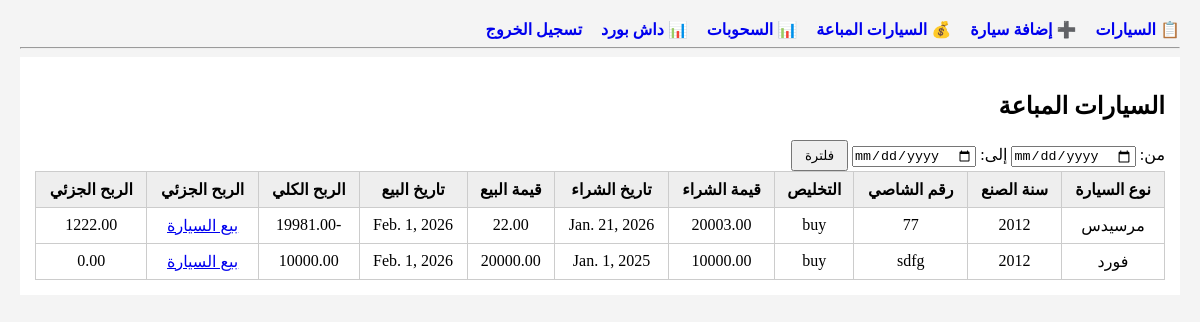
Screenshot of /sold/ with the database file from the repository.
### main/models.py (models this page shows, shortened)
class Car(models.Model):
    name = models.CharField(max_length=100)
    year = models.PositiveIntegerField()
    chassis_number = models.CharField(max_length=100, unique=True)
    purchase_date = models.DateField()
    purchase_price = models.DecimalField(max_digits=10, decimal_places=2)
    sale_date = models.DateField(null=True, blank=True)
    sale_price = models.DecimalField(max_digits=10, decimal_places=2, null=True, blank=True)
    status = models.CharField(
        max_length=10,
        choices=[('unsold', 'غير مباعة'), ('sold', 'مباعة')],
        default='unsold'
      )
    CLEARANCE_CHOICES = models.CharField(
       max_length=10,
       choices=[('buy', 'شراء'),('ad', 'اعلان')],
        default='buy'
       )
    partial_profit = models.DecimalField(max_digits=10, decimal_places=2, default=0)
    created_at = models.DateTimeField(auto_now_add=True)
    def total_profit(self):
        if self.sale_price:
            return self.sale_price - self.purchase_price
            return 0

### main/views.py (the view)
# urls.py: path('sold/', views.sold_cars, name='sold_cars'),
def sold_cars(request):
    cars = Car.objects.filter(status='sold')
    start_date = request.GET.get('start')
    end_date = request.GET.get('end')
    if start_date and end_date:
        cars = cars.filter(sale_date__range=[start_date, end_date])
    return render(request, 'main/sold_cars.html', {'cars': cars})

### templates/main/sold_cars.html (shortened to what this page needs)
{% extends 'main/base.html' %}
{% block content %}
<div class="box">
    <h2>السيارات المباعة</h2>
    <form method="get">
    من: <input type="date" name="start">
    إلى: <input type="date" name="end">
    <button>فلترة</button>
    </form>
    <table>
        <tr>
            <th>نوع السيارة</th>
             <th>سنة الصنع</th>
            <th>رقم الشاصي</th>
            <th> التخليص</th>
            <th>قيمة الشراء</th>
            <th>تاريخ الشراء</th>
            <th>قيمة البيع</th>
            <th>تاريخ البيع </th>
            <th>الربح الكلي</th>
            <th>الربح الجزئي</th>
            <th>الربح الجزئي</th>
        </tr>
        {% for car in cars %}
        <tr>
            <td>{{ car.name }}</td>
            <td>{{ car.year }}</td>
            <td>{{ car.chassis_number }}</td>
            <td>{{car.CLEARANCE_CHOICES}}</td>
            <td>{{ car.purchase_price }}</td>
            <td>{{ car.purchase_date }}</td>
            <td>{{ car.sale_price }}</td>
            <td>{{ car.sale_date }}</td>
            <td>{{ car.total_profit}}</td>
            <td> <a href="{% url ' partial_profit' car.id %}">بيع السيارة</a></td>
            <td>{{ car.partial_profit}}</td>
        </tr>
        {% empty %}
        <tr>
            <td colspan="6">لا توجد سيارات مباعة</td>
        </tr>
        {% endfor %}
    </table>
    </div>
{% endblock %}

### templates/main/base.html (style rules this page uses)
body { font-family: Tahoma; background: #f4f4f4; margin: 20px; }
table { width: 100%; border-collapse: collapse; background: white; }
th, td { border: 1px solid #ccc; padding: 8px; text-align: center; }
th { background: #eee; }
.box { background: white; padding: 15px; margin-bottom: 20px; }
button { padding: 6px 12px; }

### rows the page displays
Car: name "مرسيدس", year "2012", chassis_number "77", CLEARANCE_CHOICES "buy", purchase_price "20003.00", purchase_date "Jan. 21, 2026", sale_price "22.00", sale_date "Feb. 1, 2026", total_profit "-19981.00", partial_profit "1222.00"
Car: name "فورد", year "2012", chassis_number "sdfg", CLEARANCE_CHOICES "buy", purchase_price "10000.00", purchase_date "Jan. 1, 2025", sale_price "20000.00", sale_date "Feb. 1, 2026", total_profit "10000.00", partial_profit "0.00"
